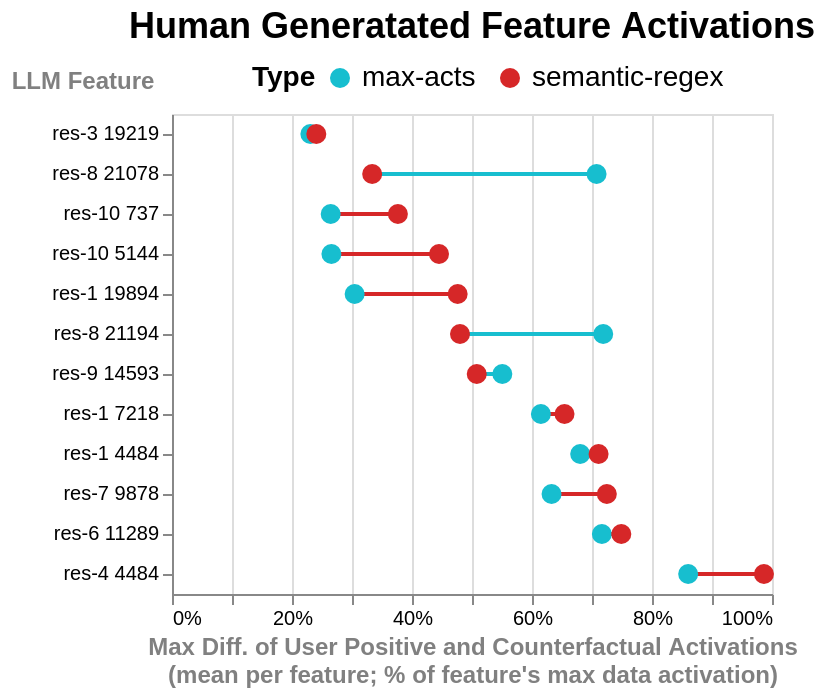

The cell this chart's notebook holds for it:
### Code cell
def get_feature_name(feature_str, feature_type):
    """Process feature name for plotting."""
    _, layer, index = feature_str.split('_')
    layer = layer.split('-')[0]
    return f"res-{layer} {index}"

def save_chart(chart, filename):
    """Save an Altair chart with higher resolution."""
    chart.save(
        filename,
        scale_factor=2,
        format='png',
        ppi=300,
    )

def plot_dumbbell(df):

    # get max positive response per feature-participant
    pos_df = (
        df[df["response type"] == "positive"]
        .groupby(["feature", "participant", "description type", "description", "max_feature_activation", "feature type"], as_index=False)["max activation"]
        .max()
        .rename(columns={"max activation": "max_positive_activation"})
    )

    # get counterfactual activation per feature-participant
    cf_df = (
        df[df["response type"] == "counterfactual"]
        .groupby(["feature", "participant"], as_index=False)["max activation"]
        .first()
        .rename(columns={"max activation": "counterfactual_activation"})
    )

    # merge them
    merged = pd.merge(pos_df, cf_df, on=["feature", "participant"], how="inner")

    # compute difference
    merged["diff"] = merged["max_positive_activation"] - merged["counterfactual_activation"]

    # get mean diff per feature-description type
    means = (
        merged
        .groupby(["feature", "description type", "feature type", "max_feature_activation"], as_index=False)
        .agg(mean_diff=("diff", "mean"), n=("diff", "count"))
    )
    means['mean_diff_percentage'] = means['mean_diff'] / means['max_feature_activation']
    means['feature name'] = means.apply(lambda row: get_feature_name(row['feature'], row['feature type']), axis=1)



    # Add logic to determine which endpoint is higher per feature
    def determine_line_color(group):
        if len(group) >= 2:
            values = group['mean_diff_percentage'].values
            return 'blue' if values.max() == values[0] else 'red'
        return 'gray'  # fallback for single points

    # Group by feature and determine color based on which description type has higher value
    color_mapping = (
        means.groupby('feature name')
        .apply(determine_line_color)
        .reset_index()
        .rename(columns={0: 'line_color'})
    )

    # Merge back to means
    means = means.merge(color_mapping, on='feature name', how='left')




    # order features by sr value
    sr_mask = means["description type"].str.lower().isin(["semantic-regex"])
    order = (
        means.loc[sr_mask]
        .groupby("feature name", as_index=False)["mean_diff_percentage"].mean()  # in case of duplicates
        .sort_values("mean_diff_percentage", ascending=True)                # flip to False for descending
        ["feature name"].tolist()
    )

    # line connecting NL→SR within feature
    lines = (
        alt.Chart(means)
        .mark_line(strokeWidth=2)
        .encode(
            y=alt.Y("feature name:N", sort=order, title="LLM Feature").axis(
            titleAngle=0,  # Make horizontal
            titleAnchor='middle',
            titleY=-10,  # Position above the labels
            titleX=-45,   # Adjust horizontal position as needed
        ),
            x=alt.X("min(mean_diff_percentage):Q", title=["Max Diff. of User Positive and Counterfactual Activations","(mean per feature; % of feature's max data activation)"]).axis(format='%'),
            x2="max(mean_diff_percentage):Q",
            # color=alt.value('lightgray'),
        color=alt.Color("line_color:N", scale=alt.Scale(domain=['red', 'blue', 'gray'], range=['#d62728', '#17becf', 'gray']), legend=None),
        )
    )

    # points for NL & SR means (size ~ n)
    points = (
        alt.Chart(means)
        .mark_circle(size=100, opacity=1)
        .encode(
            y=alt.Y("feature name:N", sort=order),
            x=alt.X("mean_diff_percentage:Q"),
            color=alt.Color("description type:N", title="Type", scale=alt.Scale(range=['#17becf', '#d62728'])),
        )
    )

    chart_dumbbell = alt.layer(lines, points).resolve_scale(color='independent').properties(
        # width=520,
        # height=18 * max(1, len(order)),
        title="Human Generatated Feature Activations"
    ).configure_title(
        anchor='middle',
        fontSize=18,
        dy=-5
    ).configure_axis(
        titleFontSize=12,
        titleColor="grey",
    ).configure_legend(
        labelFontSize=14,
        titleFontSize=14,
        orient='none',
        legendX=40,
        legendY=-25,
        direction='horizontal',
        titleBaseline='middle',
        titleOrient='left',
    )

    return chart_dumbbell

db = plot_dumbbell(df)
save_chart(db, os.path.join('human_study', 'human_study_dumbbell.png'))
db

### Figure 1 — Vega-Lite specification as saved in the notebook (floating-point values rounded to 4 significant figures)
{"config": {"view": {"continuousWidth": 300, "continuousHeight": 300}, "axis": {"titleColor": "grey", "titleFontSize": 12}, "legend": {"direction": "horizontal", "labelFontSize": 14, "legendX": 40, "legendY": -25, "orient": "none", "titleBaseline": "middle", "titleFontSize": 14, "titleOrient": "left"}, "title": {"anchor": "middle", "dy": -5, "fontSize": 18}}, "layer": [{"mark": {"type": "line", "strokeWidth": 2}, "encoding": {"color": {"field": "line_color", "legend": null, "scale": {"domain": ["red", "blue", "gray"], "range": ["#d62728", "#17becf", "gray"]}, "type": "nominal"}, "x": {"aggregate": "min", "axis": {"format": "%"}, "field": "mean_diff_percentage", "title": ["Max Diff. of User Positive and Counterfactual Activations", "(mean per feature; % of feature's max data activation)"], "type": "quantitative"}, "x2": {"aggregate": "max", "field": "mean_diff_percentage"}, "y": {"axis": {"titleAngle": 0, "titleAnchor": "middle", "titleY": -10, "titleX": -45}, "field": "feature name", "sort": ["res-3 19219", "res-8 21078", "res-10 737", "res-10 5144", "res-1 19894", "res-8 21194", "res-9 14593", "res-1 7218", "res-1 4484", "res-7 9878", "res-6 11289", "res-4 4484"], "title": "LLM Feature", "type": "nominal"}}}, {"mark": {"type": "circle", "opacity": 1, "size": 100}, "encoding": {"color": {"field": "description type", "scale": {"range": ["#17becf", "#d62728"]}, "title": "Type", "type": "nominal"}, "x": {"field": "mean_diff_percentage", "type": "quantitative"}, "y": {"field": "feature name", "sort": ["res-3 19219", "res-8 21078", "res-10 737", "res-10 5144", "res-1 19894", "res-8 21194", "res-9 14593", "res-1 7218", "res-1 4484", "res-7 9878", "res-6 11289", "res-4 4484"], "type": "nominal"}}}], "data": {"name": "data-e7fc379b3119d5fa7eacb1b8b2661356"}, "resolve": {"scale": {"color": "independent"}}, "title": "Human Generatated Feature Activations", "$schema": "https://vega.github.io/schema/vega-lite/v5.20.1.json", "datasets": {"data-e7fc379b3119d5fa7eacb1b8b2661356": [{"feature": "gpt2-small_1-res-jb_19894", "description type": "max-acts", "feature type": "combo", "max_feature_activation": 11.91, "mean_diff": 3.625, "n": 6, "mean_diff_percentage": 0.3044, "feature name": "res-1 19894", "line_color": "red"}, {"feature": "gpt2-small_1-res-jb_19894", "description type": "semantic-regex", "feature type": "combo", "max_feature_activation": 11.91, "mean_diff": 5.669, "n": 6, "mean_diff_percentage": 0.4761, "feature name": "res-1 19894", "line_color": "red"}, {"feature": "gpt2-small_1-res-jb_4484", "description type": "max-acts", "feature type": "symbol", "max_feature_activation": 40.91, "mean_diff": 27.83, "n": 6, "mean_diff_percentage": 0.6803, "feature name": "res-1 4484", "line_color": "red"}, {"feature": "gpt2-small_1-res-jb_4484", "description type": "semantic-regex", "feature type": "symbol", "max_feature_activation": 40.91, "mean_diff": 29.08, "n": 6, "mean_diff_percentage": 0.711, "feature name": "res-1 4484", "line_color": "red"}, {"feature": "gpt2-small_1-res-jb_7218", "description type": "max-acts", "feature type": "symbol", "max_feature_activation": 29.25, "mean_diff": 17.99, "n": 6, "mean_diff_percentage": 0.6148, "feature name": "res-1 7218", "line_color": "red"}, {"feature": "gpt2-small_1-res-jb_7218", "description type": "semantic-regex", "feature type": "symbol", "max_feature_activation": 29.25, "mean_diff": 19.14, "n": 7, "mean_diff_percentage": 0.6542, "feature name": "res-1 7218", "line_color": "red"}, {"feature": "gpt2-small_10-res-jb_5144", "description type": "max-acts", "feature type": "combo", "max_feature_activation": 38.25, "mean_diff": 10.16, "n": 5, "mean_diff_percentage": 0.2657, "feature name": "res-10 5144", "line_color": "red"}, {"feature": "gpt2-small_10-res-jb_5144", "description type": "semantic-regex", "feature type": "combo", "max_feature_activation": 38.25, "mean_diff": 17.02, "n": 6, "mean_diff_percentage": 0.445, "feature name": "res-10 5144", "line_color": "red"}, {"feature": "gpt2-small_10-res-jb_737", "description type": "max-acts", "feature type": "field", "max_feature_activation": 46.97, "mean_diff": 12.42, "n": 6, "mean_diff_percentage": 0.2645, "feature name": "res-10 737", "line_color": "red"}, {"feature": "gpt2-small_10-res-jb_737", "description type": "semantic-regex", "feature type": "field", "max_feature_activation": 46.97, "mean_diff": 17.69, "n": 6, "mean_diff_percentage": 0.3765, "feature name": "res-10 737", "line_color": "red"}, {"feature": "gpt2-small_3-res-jb_19219", "description type": "max-acts", "feature type": "context", "max_feature_activation": 19.98, "mean_diff": 4.608, "n": 6, "mean_diff_percentage": 0.2306, "feature name": "res-3 19219", "line_color": "red"}, {"feature": "gpt2-small_3-res-jb_19219", "description type": "semantic-regex", "feature type": "context", "max_feature_activation": 19.98, "mean_diff": 4.806, "n": 7, "mean_diff_percentage": 0.2405, "feature name": "res-3 19219", "line_color": "red"}, {"feature": "gpt2-small_4-res-jb_4484", "description type": "max-acts", "feature type": "combo", "max_feature_activation": 23.4, "mean_diff": 20.13, "n": 6, "mean_diff_percentage": 0.8603, "feature name": "res-4 4484", "line_color": "red"}, {"feature": "gpt2-small_4-res-jb_4484", "description type": "semantic-regex", "feature type": "combo", "max_feature_activation": 23.4, "mean_diff": 23.09, "n": 6, "mean_diff_percentage": 0.9866, "feature name": "res-4 4484", "line_color": "red"}, {"feature": "gpt2-small_6-res-jb_11289", "description type": "max-acts", "feature type": "lexeme", "max_feature_activation": 38.93, "mean_diff": 27.89, "n": 5, "mean_diff_percentage": 0.7164, "feature name": "res-6 11289", "line_color": "red"}, {"feature": "gpt2-small_6-res-jb_11289", "description type": "semantic-regex", "feature type": "lexeme", "max_feature_activation": 38.93, "mean_diff": 29.15, "n": 6, "mean_diff_percentage": 0.7489, "feature name": "res-6 11289", "line_color": "red"}, {"feature": "gpt2-small_7-res-jb_9878", "description type": "max-acts", "feature type": "combo", "max_feature_activation": 67.88, "mean_diff": 42.94, "n": 5, "mean_diff_percentage": 0.6326, "feature name": "res-7 9878", "line_color": "red"}, {"feature": "gpt2-small_7-res-jb_9878", "description type": "semantic-regex", "feature type": "combo", "max_feature_activation": 67.88, "mean_diff": 49.19, "n": 6, "mean_diff_percentage": 0.7247, "feature name": "res-7 9878", "line_color": "red"}, {"feature": "gpt2-small_8-res-jb_21078", "description type": "max-acts", "feature type": "field", "max_feature_activation": 29.74, "mean_diff": 21.04, "n": 6, "mean_diff_percentage": 0.7076, "feature name": "res-8 21078", "line_color": "blue"}, {"feature": "gpt2-small_8-res-jb_21078", "description type": "semantic-regex", "feature type": "field", "max_feature_activation": 29.74, "mean_diff": 9.92, "n": 6, "mean_diff_percentage": 0.3336, "feature name": "res-8 21078", "line_color": "blue"}, {"feature": "gpt2-small_8-res-jb_21194", "description type": "max-acts", "feature type": "field", "max_feature_activation": 26.67, "mean_diff": 19.17, "n": 6, "mean_diff_percentage": 0.7187, "feature name": "res-8 21194", "line_color": "blue"}, {"feature": "gpt2-small_8-res-jb_21194", "description type": "semantic-regex", "feature type": "field", "max_feature_activation": 26.67, "mean_diff": 12.8, "n": 6, "mean_diff_percentage": 0.48, "feature name": "res-8 21194", "line_color": "blue"}, {"feature": "gpt2-small_9-res-jb_14593", "description type": "max-acts", "feature type": "context", "max_feature_activation": 33.35, "mean_diff": 18.36, "n": 6, "mean_diff_percentage": 0.5506, "feature name": "res-9 14593", "line_color": "blue"}, {"feature": "gpt2-small_9-res-jb_14593", "description type": "semantic-regex", "feature type": "context", "max_feature_activation": 33.35, "mean_diff": 16.94, "n": 6, "mean_diff_percentage": 0.5079, "feature name": "res-9 14593", "line_color": "blue"}]}}
